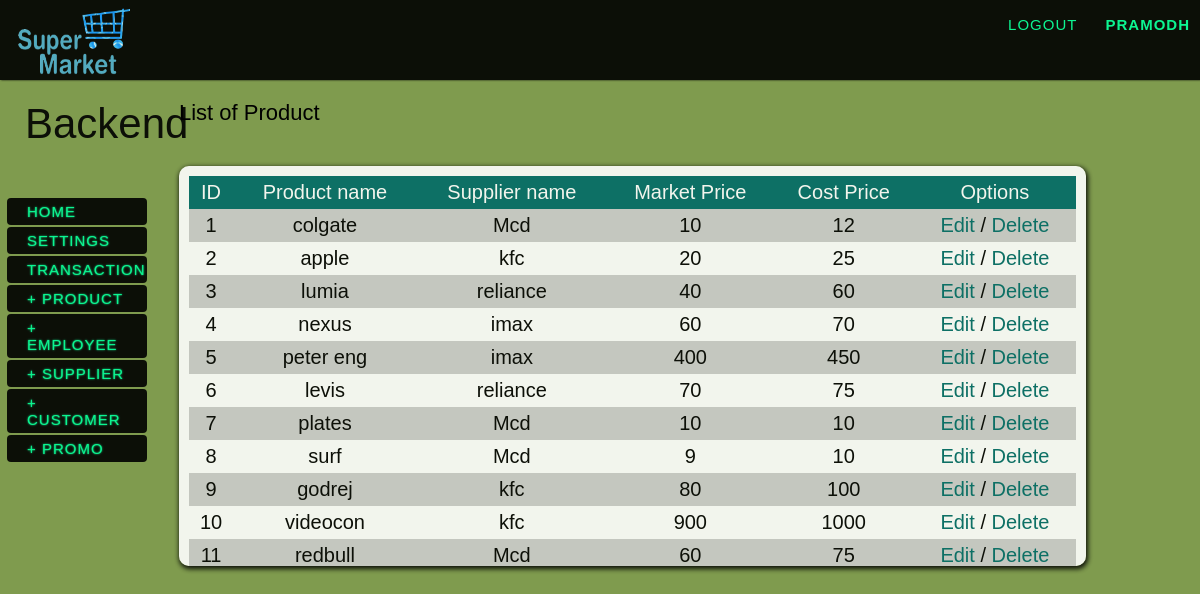
The page /viewlist.php?list=product (signed in) on the database its author committed.
### tables this page shows
CREATE TABLE `product` (
  `product_id` int(11) NOT NULL,
  `cost_price` int(7) NOT NULL,
  `supplier_id` int(6) NOT NULL,
  `product_name` varchar(20) NOT NULL,
  `quantity` int(11) NOT NULL DEFAULT '0',
  `product_type` int(11) NOT NULL,
  `market_price` int(7) NOT NULL
);

CREATE TABLE `supplier` (
  `sdealer` varchar(20) NOT NULL,
  `semail` varchar(40) NOT NULL,
  `sid` int(11) NOT NULL,
  `saddress` varchar(50) NOT NULL,
  `sname` varchar(20) NOT NULL,
  `sphone` int(12) NOT NULL
);

### viewlist.php (the view, shortened to what this page needs)
<?php
	require_once("include/header.php");
?>
<div id="body">
	<?php include_once("include/left_content.php"); ?>
    <div class="rcontent">
    <?php if(isset($_GET['list'])){
		if(!strcmp(strtolower($_GET['list']),"product")){
			echo"<h1><span>List of ".ucfirst($_GET['list'])."</span></h1>";
			echo"<div id='contentbox'><div id='data'>
				 <table id='itemList' ><tr><th>ID</th><th>Product name</th><th>Supplier name</th><th>Market Price</th><th>Cost Price</th><th>Options</th></tr>";
			$plist = mysql_query("select product_id, product_name, supplier_id, market_price, cost_price from product");
			while($row = mysql_fetch_array($plist)){
				echo"<tr><td>{$row['product_id']}</td>
					 <td>{$row['product_name']}</td>";
			$slist = mysql_query("select sdealer from supplier where sid='{$row['supplier_id']}'");
			$slist = mysql_fetch_array($slist);
				echo"<td>{$slist['sdealer']}</td>
					 <td>{$row['market_price']}</td>
					 <td>{$row['cost_price']}</td>
					 <td><a href='editlist.php?name=product&id={$row['product_id']}'>Edit</a> /
					 <a href='editlist.php?name=product&id={$row['product_id']}&del=1'>Delete</a></td>";
			}
        	echo"</tr></table></div></div>";
		}
	}
	?>
    </div>
</div>

### css/outline.css (style rules this page uses)
body { margin-left:auto; margin-right:auto; background-color: #7f9b4e; background-repeat: repeat, no-repeat; background-position: center center; background-attachment: fixed; -webkit-background-size: auto, cover; -moz-background-size: auto, cover; -o-background-size: auto, cover; background-size: auto, cover; color: #000; font-family: 'Josefin Slab', Arial, sans-serif; font-size: 20px; }
a { color: #0f9; text-decoration: none; }
h1 { margin:0px; padding:20px; font-size:42px; color:#000; text-align:left; font-weight:400; text-align:left; }
h1 span { font-size:22px; color:#000; padding-top:10px; }
.rcontent { position:relative; width:84%; margin:0px 5px; float:left; overflow:auto; padding-bottom:100px; }
#contentbox { width:90%; height: 400px; margin: 20px; background-color:#FFFFFF; border-radius:10px; -moz-border-radius: 15px; -moz-box-shadow: 1px 2px 5px 1px #000; -webkit-box-shadow: 1px 2px 5px 1px #000; box-shadow: 1px 2px 5px 1px #000; opacity: 0.9; overflow: auto; }
#contentbox a { color:#006b68; }
#data { padding:10px; }
#itemList { width:100%; }
#itemList a { color:#006b68; }
#itemList th,td { padding:5px; text-align:center; }
#itemList tr:nth-child(even) { background-color: #CCC; }
#itemList tr:nth-child(odd) { background-color:#fff; }
#itemList tr:nth-child(1) { background-color:#006b68; color:#fff; }

### rows shown on the page
product: product_id "1", product_name "colgate", supplier.sdealer "Mcd", market_price "10", cost_price "12"
product: product_id "2", product_name "apple", supplier.sdealer "kfc", market_price "20", cost_price "25"
product: product_id "3", product_name "lumia", supplier.sdealer "reliance", market_price "40", cost_price "60"
product: product_id "4", product_name "nexus", supplier.sdealer "imax", market_price "60", cost_price "70"
product: product_id "5", product_name "peter eng", supplier.sdealer "imax", market_price "400", cost_price "450"
product: product_id "6", product_name "levis", supplier.sdealer "reliance", market_price "70", cost_price "75"
product: product_id "7", product_name "plates", supplier.sdealer "Mcd", market_price "10", cost_price "10"
product: product_id "8", product_name "surf", supplier.sdealer "Mcd", market_price "9", cost_price "10"
product: product_id "9", product_name "godrej", supplier.sdealer "kfc", market_price "80", cost_price "100"
product: product_id "10", product_name "videocon", supplier.sdealer "kfc", market_price "900", cost_price "1000"
product: product_id "11", product_name "redbull", supplier.sdealer "Mcd", market_price "60", cost_price "75"

### other values the page prints
$_SESSION['username'] "PRAMODH"
$_GET['list'] "Product"
